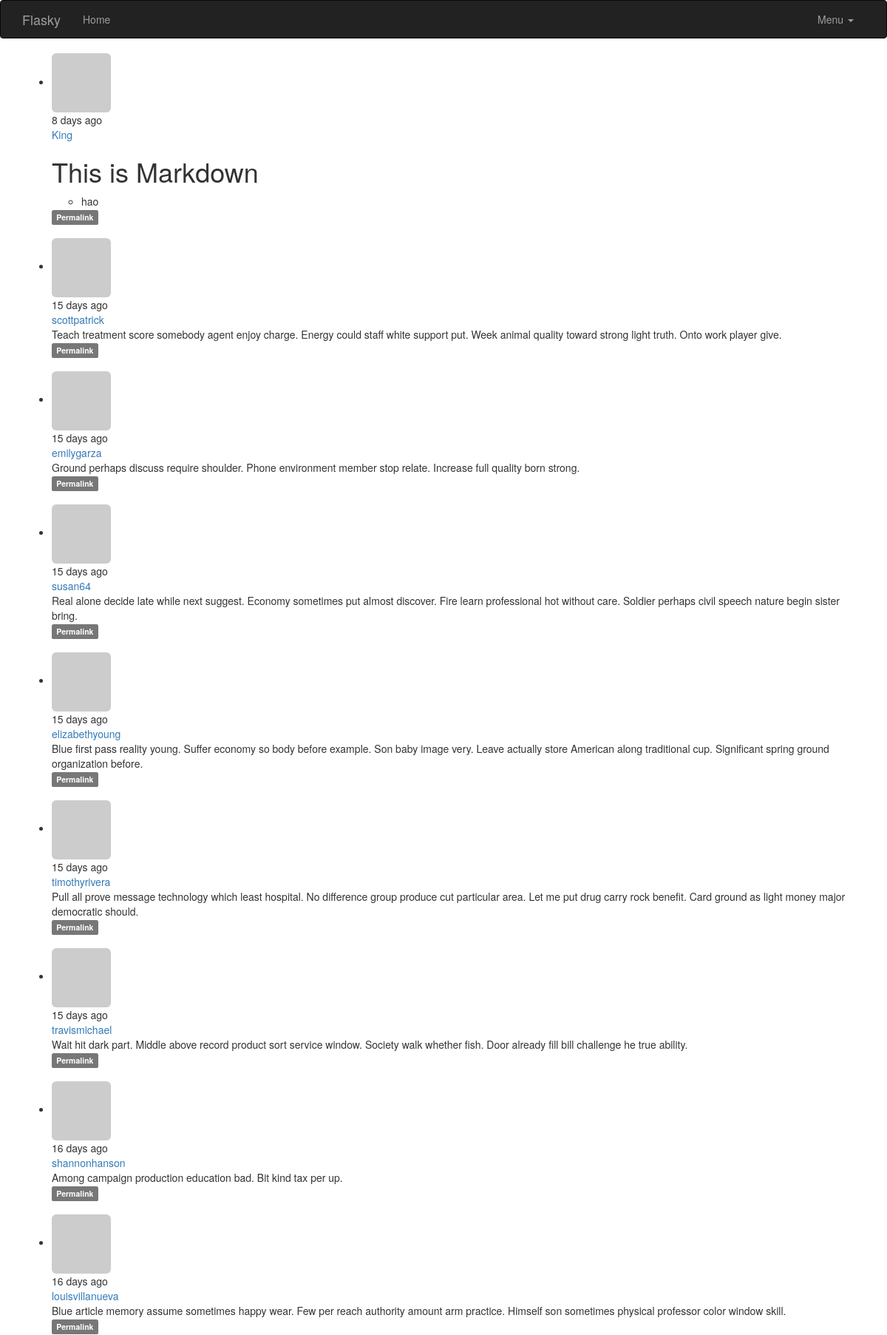
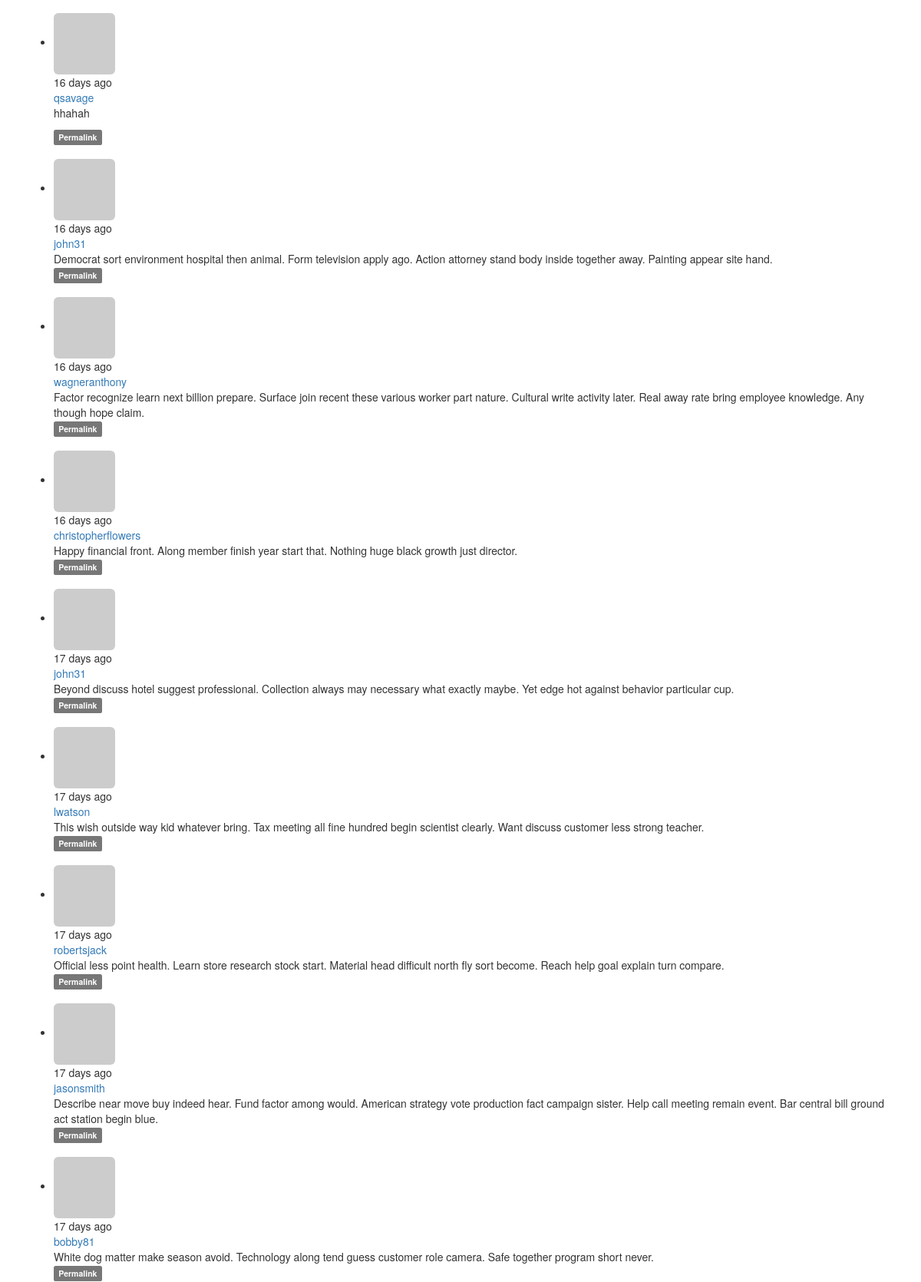
The page / (upper part) on the database its author committed (2 pictures, top to bottom).
### app/models.py (models this page shows, shortened)
class Post(db.Model):
    __tablename__ = 'posts'
    id = db.Column(db.Integer,primary_key=True)
    body = db.Column(db.Text)
    body_html = db.Column(db.Text)
    timestamp = db.Column(db.DateTime,index=True,default=datetime.utcnow)
    author_id = db.Column(db.Integer,db.ForeignKey('users.id'))

class User(UserMixin,db.Model):
    __tablename__ = 'users'
    id = db.Column(db.Integer, primary_key=True)
    email = db.Column(db.String(64),unique=True,index=True)
    username = db.Column(db.String(64), unique=True, index=True)
    password_hash = db.Column(db.String(128))
    role_id = db.Column(db.Integer, db.ForeignKey('roles.id'))
    confirmed = db.Column(db.Boolean,default=False)
    posts = db.relationship('Post',backref='author',lazy='dynamic')
    name = db.Column(db.String(64))
    location = db.Column(db.String(64))
    about_me = db.Column(db.Text())
    member_since = db.Column(db.DateTime(),default=datetime.utcnow)
    last_seen = db.Column(db.DateTime(),default=datetime.utcnow)
    avatar_hash = db.Column(db.String(32))
    @property
    def password(self):
        raise AttributeError('password is not a readable attribute')
    def gravatar(self,size=100,default='identicon',rating='g'):
        if request.is_secure:
            url = 'http://secure.gravatar.com/avatar'
        else:
            url = 'http://www.gravatar.com/avatar'
        hash = self.avatar_hash or self.gravatar_hash()
        return '{url}/{hash}?s={size}&d={default}&r={rating}'.format(url=url,hash=hash,size=size,default=default,rating=rating)

### app/main/views.py (the view)
@main.route('/',methods=['GET','POST'])
def index():
    form = PostForm()
    if current_user.can(Permission.WRITE) and form.validate_on_submit():
        post = Post(body=form.body.data,author=current_user._get_current_object())
        db.session.add(post)
        db.session.commit()
        return redirect(url_for('.index'))
    page = request.args.get('page',1,type=int)
    pagination = Post.query.order_by(Post.timestamp.desc()).paginate(page,per_page=current_app.config['FLASKY_POSTS_PER_PAGE'],error_out=False)
    posts = pagination.items
    return render_template('index.html',form=form,posts=posts,pagination=pagination)

### app/auth/views.py (called while the page is built)
@auth.before_app_request
def before_request():
    if current_user.is_authenticated:
        current_user.ping()
        if  not current_user.confirmed \
            and request.endpoint\
            and request.blueprint != "auth" \
            and request.endpoint != 'static':
                return redirect(url_for('auth.unconfirmed'))

### app/main/__init__.py (called while the page is built)
@main.app_context_processor
def inject_permissions():
    return dict(Permission=Permission)

### app/models.py (called while the page is built)
    def can(self, permissons):
        return False

    def is_administrator(self):
        return False

### app/templates/index.html (shortened to what this page needs)
{% extends "base.html" %}
{% import "bootstrap/wtf.html" as wtf %}
{% import "_macros.html" as macros %}
{% block page_content %}
{% include '_posts.html' %}
{% endblock %}

### app/templates/_posts.html (shortened to what this page needs)
<ul class="posts">
        {% for post in posts %}
        <li class="post">
            <div class = "profile-thumbnail">
                 <a href="{{url_for('.user',username=post.author.username)}}">
                     <img class="img-rounded profile-thumbnail" src="{{post.author.gravatar(size=40)}}">
                 </a>
            </div>
            <div class="post-content">
                <div class="post-date">{{moment(post.timestamp).fromNow()}}</div>
                <div class="post-author">
                    <a href="{{url_for('.user',username=post.author.username)}}">
                        {{post.author.username}}
                    </a>
                </div>
                <div class="post-body">
                    {% if post.body_html %}
                        {{ post.body_html | safe }}
                    {% else %}
                        {{ post.body }}
                    {% endif %}
                </div>
                <div class="post-footer">
                <a href="{{ url_for('.post', id=post.id) }}">
                    <span class="label label-default">Permalink</span>
                </a>
            </div>
                <br>
            </div>
        </li>
        {% endfor %}
</ul>

### rows shown on the page
Post: timestamp "8 days ago", author.username "King", body_html "This is Markdown hao"
Post: timestamp "15 days ago", author.username "scottpatrick", body "Teach treatment score somebody agent enjoy charge. Energy could staff white support put. Week animal quality toward strong light truth. Onto work player give."
Post: timestamp "15 days ago", author.username "emilygarza", body "Ground perhaps discuss require shoulder. Phone environment member stop relate. Increase full quality born strong."
Post: timestamp "15 days ago", author.username "susan64", body "Real alone decide late while next suggest. Economy sometimes put almost discover. Fire learn professional hot without care. Soldier perhaps civil speech nature begin sister bring."
Post: timestamp "15 days ago", author.username "elizabethyoung", body "Blue first pass reality young. Suffer economy so body before example. Son baby image very. Leave actually store American along traditional cup. Significant spring ground organization before."
Post: timestamp "15 days ago", author.username "timothyrivera", body "Pull all prove message technology which least hospital. No difference group produce cut particular area. Let me put drug carry rock benefit. Card ground as light money major democratic should."
Post: timestamp "15 days ago", author.username "travismichael", body "Wait hit dark part. Middle above record product sort service window. Society walk whether fish. Door already fill bill challenge he true ability."
Post: timestamp "16 days ago", author.username "shannonhanson", body "Among campaign production education bad. Bit kind tax per up."
Post: timestamp "16 days ago", author.username "louisvillanueva", body "Blue article memory assume sometimes happy wear. Few per reach authority amount arm practice. Himself son sometimes physical professor color window skill."
Post: timestamp "16 days ago", author.username "qsavage", body_html "hhahah"
Post: timestamp "16 days ago", author.username "john31", body "Democrat sort environment hospital then animal. Form television apply ago. Action attorney stand body inside together away. Painting appear site hand."
Post: timestamp "16 days ago", author.username "wagneranthony", body "Factor recognize learn next billion prepare. Surface join recent these various worker part nature. Cultural write activity later. Real away rate bring employee knowledge. Any though hope claim."
Post: timestamp "16 days ago", author.username "christopherflowers", body "Happy financial front. Along member finish year start that. Nothing huge black growth just director."
Post: timestamp "17 days ago", author.username "john31", body "Beyond discuss hotel suggest professional. Collection always may necessary what exactly maybe. Yet edge hot against behavior particular cup."
Post: timestamp "17 days ago", author.username "lwatson", body "This wish outside way kid whatever bring. Tax meeting all fine hundred begin scientist clearly. Want discuss customer less strong teacher."
Post: timestamp "17 days ago", author.username "robertsjack", body "Official less point health. Learn store research stock start. Material head difficult north fly sort become. Reach help goal explain turn compare."
Post: timestamp "17 days ago", author.username "jasonsmith", body "Describe near move buy indeed hear. Fund factor among would. American strategy vote production fact campaign sister. Help call meeting remain event. Bar central bill ground act station begin blue."
Post: timestamp "17 days ago", author.username "bobby81", body "White dog matter make season avoid. Technology along tend guess customer role camera. Safe together program short never."
